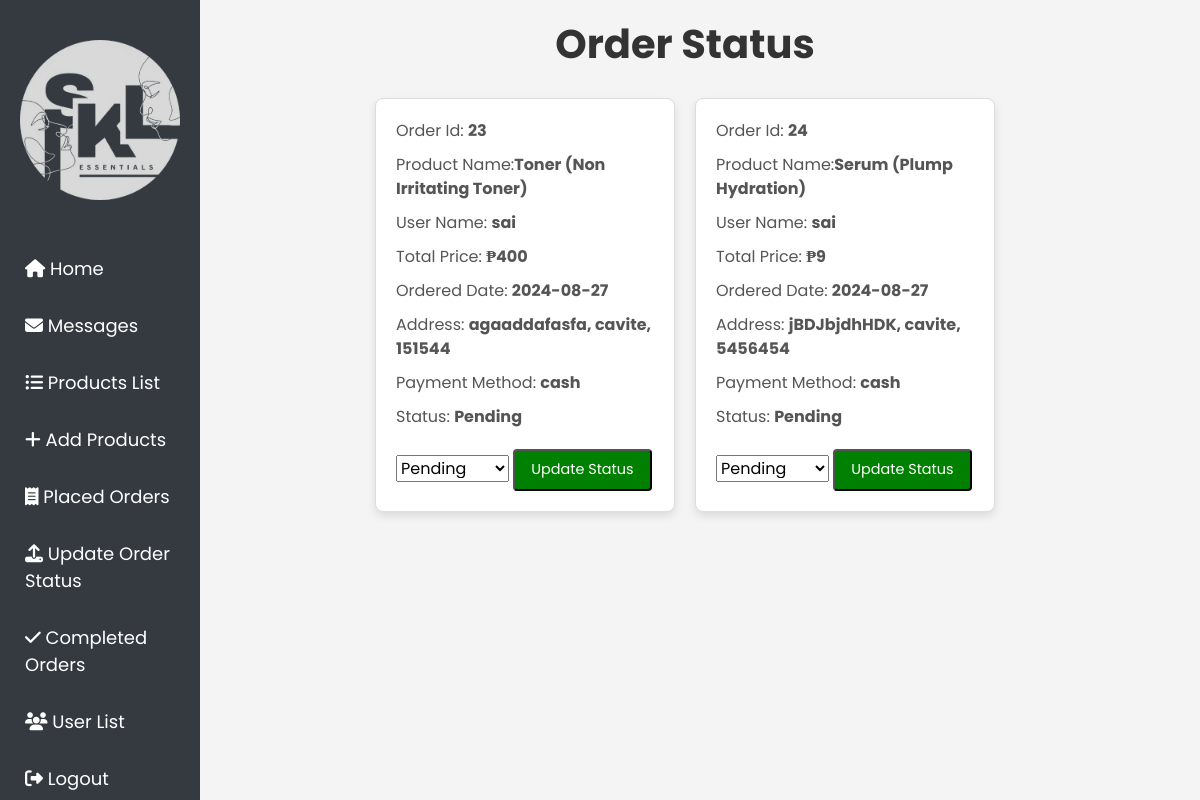
The app's page /update_orders.php, older data.
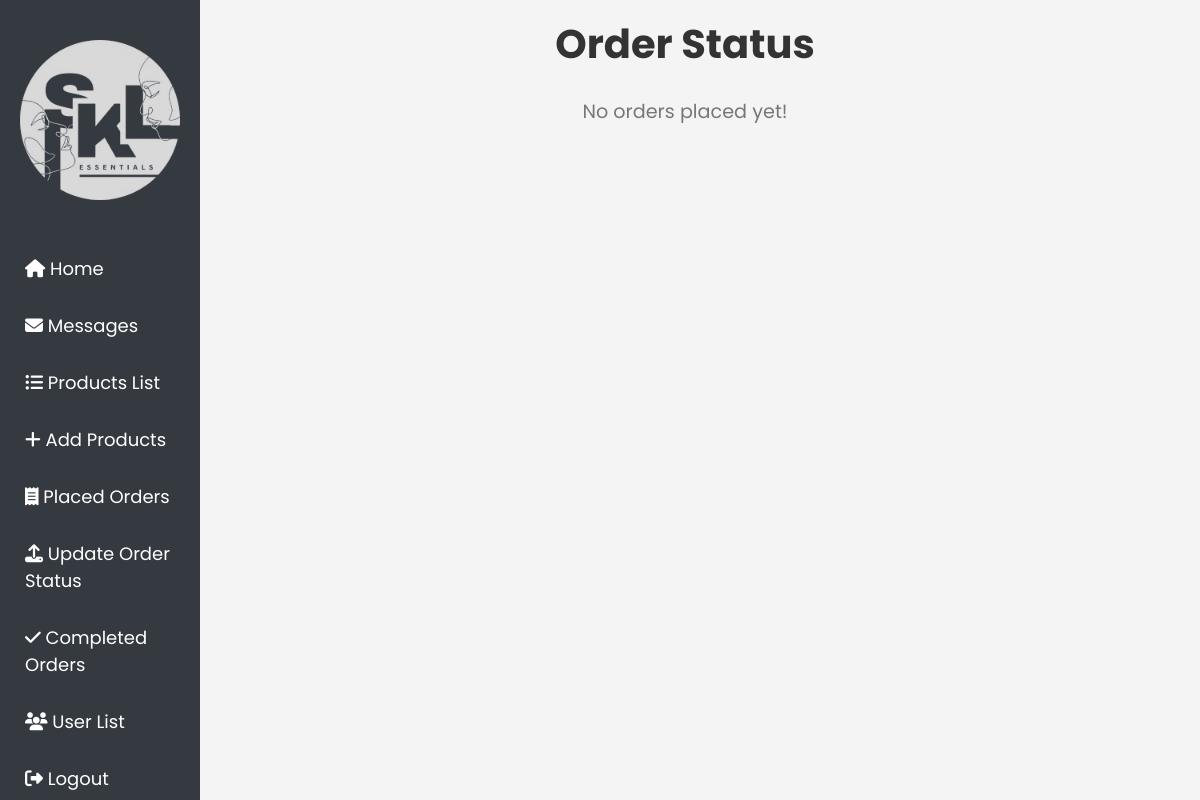
The same page, newer data.
### tables this page shows
CREATE TABLE `orders` (
  `id` int(100) NOT NULL,
  `user_id` int(100) NOT NULL,
  `name` varchar(20) NOT NULL,
  `number` varchar(11) NOT NULL,
  `email` varchar(50) NOT NULL,
  `method` varchar(50) NOT NULL,
  `address` varchar(500) NOT NULL,
  `product_names` varchar(1000) NOT NULL,
  `total_price` int(100) NOT NULL,
  `placed_on` date NOT NULL DEFAULT current_timestamp(),
  `payment_status` varchar(20) NOT NULL DEFAULT 'Pending'
);

### update_orders.php (the view, shortened to what this page needs)
<?php
include('db.php');
?>
<!DOCTYPE html>
<html lang="en">
<head>
   <link href="https://stackpath.bootstrapcdn.com/bootstrap/4.5.2/css/bootstrap.min.css" rel="stylesheet">
   <link rel="stylesheet" href="https://cdnjs.cloudflare.com/ajax/libs/font-awesome/6.1.1/css/all.min.css">
   <link rel="stylesheet" href="update_orders.css">
</head>
<body>
<div class="sidebar">
    <img src="images/inverted.png" alt="">
    <a href="admin_page.php"><i class="fas fa-home"></i><span> Home</span></a>
    <a href="user_message.php"><i class="fas fa-envelope"></i><span> Messages</span></a>
    <a href="product_list.php"><i class="fas fa-list-ul"></i><span> Products List</span></a>
    <a href="add_product.php"><i class="fas fa-plus"></i><span> Add Products</span></a>
    <a href="admin_orders.php"><i class="fas fa-receipt"></i><span> Placed Orders</span></a>
    <a href="update_orders.php"><i class="fas fa-upload"></i><span> Update Order Status</span></a>
    <a href="completed_orders.php"><i class="fas fa-check"></i><span> Completed Orders</span></a>
    <a href="user_list.php"><i class="fas fa-users"></i><span> User List</span></a>
    <a href="admin_logout.php"><i class="fas fa-sign-out-alt"></i><span> Logout</span></a>
</div>
<section class="orders">
<h1 class="heading">Order Status</h1>
<div class="box-container">
   <?php
   $select_orders = $conn->prepare("SELECT * FROM `orders` WHERE `payment_status` != 'Completed'");
   $select_orders->execute();
   $result = $select_orders->get_result();
   if ($result->num_rows > 0) {
       while ($fetch_orders = $result->fetch_assoc()) {
   ?>
   <div class="box">
      <p>Order Id: <span><?= htmlspecialchars($fetch_orders['id']); ?></span></p>
      <p>Product Name:<span><?= htmlspecialchars($fetch_orders['product_names']); ?></span></p>
      <p>User Name: <span><?= htmlspecialchars($fetch_orders['name']); ?></span></p>
      <p>Total Price: <span>₱<?= htmlspecialchars($fetch_orders['total_price']); ?></span></p>
      <p>Ordered Date: <span><?= htmlspecialchars($fetch_orders['placed_on']); ?></span></p>
      <p>Address: <span><?= htmlspecialchars($fetch_orders['address']); ?></span></p>
      <p>Payment Method: <span><?= htmlspecialchars($fetch_orders['method']); ?></span></p>
      <p>Status: <span><?= htmlspecialchars($fetch_orders['payment_status']); ?></span></p>
      <form action="" method="post">
         <select name="status" required>
            <option value="Pending" <?= $fetch_orders['payment_status'] == 'Pending' ? 'selected' : ''; ?>>Pending</option>
         </select>
         <button type="submit" name="update_status" class="option-btn">Update Status</button>
      </form>
   </div>
   <?php
       }
   } else {
       echo '<p class="empty">No orders placed yet!</p>';
   }
   ?>
</div>
</section>
</body>
</html>

Row changes from the older to the newer data that the page shows:
removed orders: id "23", product_names "Toner (Non Irritating Toner)", name "sai", total_price "400", placed_on "2024-08-27", address "agaaddafasfa, cavite, 151544", method "cash", payment_status "Pending", status "Pending"
removed orders: id "24", product_names "Serum (Plump Hydration)", name "sai", total_price "9", placed_on "2024-08-27", address "jBDJbjdhHDK, cavite, 5456454", method "cash", payment_status "Pending", status "Pending"
Text that changed along with them:
text now shown: "No orders placed yet!"
